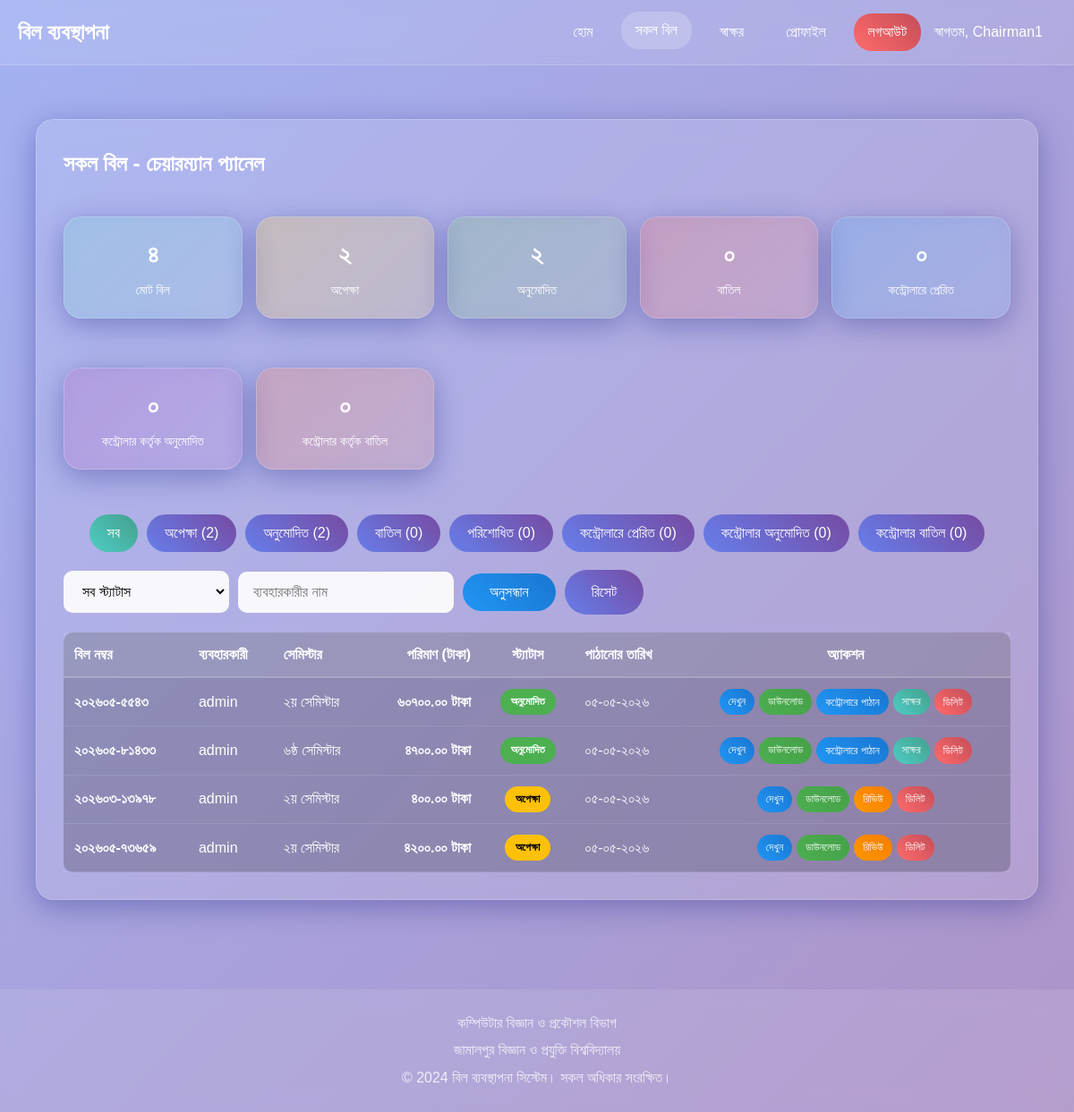
/all-bills/ (signed in), run on an earlier commit of the app's database.
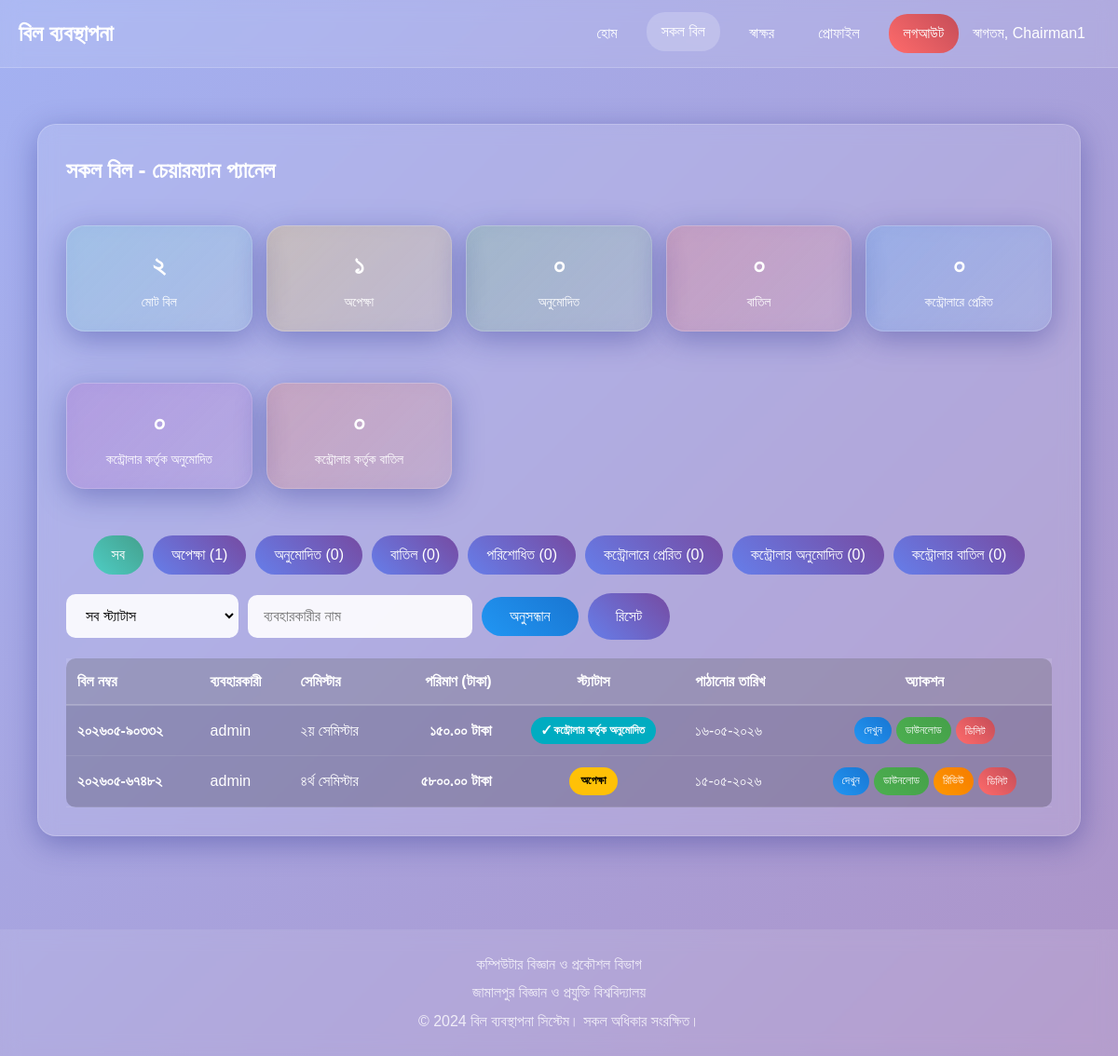
And on a later commit of the database.
### core/models.py (models this page shows, shortened)
class Bill(models.Model):
    DEGREE_CHOICES = [
        ('honors', 'অনার্স'),
        ('masters', 'মাস্টার্স'),
    ]
    BANK_CHOICES = [
        ('জনতা ব্যাংক', 'জনতা ব্যাংক'),
        ('ডাচ বাংলা ব্যাংক', 'ডাচ বাংলা ব্যাংক'),
        ('সোনালী ব্যাংক', 'সোনালী ব্যাংক'),
        ('ইসলামী ব্যাংক', 'ইসলামী ব্যাংক'),
    ]
    bank_name = models.CharField(max_length=50, choices=BANK_CHOICES, blank=True, null=True,
                                 verbose_name='ব্যাংকের নাম')
    bank_branch = models.CharField(max_length=100, blank=True, null=True, verbose_name='শাখা')
    account_number = models.CharField(max_length=50, blank=True, null=True, verbose_name='একাউন্ট নাম্বার')
    routing_number = models.CharField(max_length=50, blank=True, null=True, verbose_name='রাউটিং নাম্বার')
    SEMESTER_CHOICES = [
        ('১ম সেমিস্টার', '১ম সেমিস্টার'),
        ('২য় সেমিস্টার', '২য় সেমিস্টার'),
        ('৩য় সেমিস্টার', '৩য় সেমিস্টার'),
        ('৪র্থ সেমিস্টার', '৪র্থ সেমিস্টার'),
        ('৫ম সেমিস্টার', '৫ম সেমিস্টার'),
        ('৬ষ্ঠ সেমিস্টার', '৬ষ্ঠ সেমিস্টার'),
        ('৭ম সেমিস্টার', '৭ম সেমিস্টার'),
        ('৮ম সেমিস্টার', '৮ম সেমিস্টার'),
        ('মাস্টার্স', 'মাস্টার্স')
    ]
    STATUS_CHOICES = [
        ('draft', 'Draft'),
        ('pending', 'Pending'),
        ('approved', 'Approved'),
        ('rejected', 'Rejected'),
        ('paid', 'Paid'),
        ('sent_to_controller', 'Sent to Controller'),
        ('approved_by_controller', 'Approved by Controller'),
        ('rejected_by_controller', 'Rejected by Controller'),
    ]
    bill_number = models.CharField(max_length=50, unique=True, verbose_name='বিল নম্বর')
    voucher_number = models.CharField(max_length=50, unique=True, verbose_name='ভাউচার নম্বর')
    user = models.ForeignKey(User, on_delete=models.CASCADE, verbose_name='ব্যবহারকারী')
    semester = models.CharField(max_length=20, choices=SEMESTER_CHOICES, verbose_name='সেমিস্টার')
    department = models.CharField(max_length=100, default='কম্পিউটার বিজ্ঞান এবং প্রকৌশল', verbose_name='বিভাগ')
    bangla_date = models.CharField(max_length=50, verbose_name='বাংলা তারিখ')
    total_amount = models.DecimalField(max_digits=10, decimal_places=2, default=0, verbose_name='মোট টাকা')
    status = models.CharField(
        max_length=30,  # Changed from 20 to 30
        choices=STATUS_CHOICES,
        default='pending',
        verbose_name='স্ট্যাটাস'
    )
    approved_by = models.ForeignKey(
        User,
        on_delete=models.SET_NULL,
        null=True,
        blank=True,
        related_name='approved_bills',
        verbose_name='অনুমোদনকারী'
    )
    approved_at = models.DateTimeField(null=True, blank=True, verbose_name='অনুমোদনের সময়')
    remarks = models.TextField(blank=True, null=True, verbose_name='মন্তব্য')
    created_at = models.DateTimeField(auto_now_add=True)
    updated_at = models.DateTimeField(auto_now=True)
    is_hidden_from_chairman = models.BooleanField(default=False, verbose_name='চেয়ারম্যানের কাছে লুকানো')
    sent_at = models.DateTimeField(null=True, blank=True, verbose_name='পাঠানোর সময়')
    degree_type = models.CharField(max_length=10, choices=DEGREE_CHOICES, default='honors', verbose_name='ডিগ্রির ধরণ')
    user_signature_added = models.BooleanField(default=False, verbose_name='ব্যবহারকারীর স্বাক্ষর যুক্ত হয়েছে')
    chairman_signature_added = models.BooleanField(default=False, verbose_name='চেয়ারম্যানের স্বাক্ষর যুক্ত হয়েছে')
    sent_to_controller_at = models.DateTimeField(null=True, blank=True, verbose_name='কন্ট্রোলে পাঠানোর সময়')
    controller_approved_at = models.DateTimeField(null=True, blank=True, verbose_name='কন্ট্রোলার অনুমোদনের সময়')
    controller_approved_by = models.ForeignKey(
        User,
        on_delete=models.SET_NULL,
        null=True,
        blank=True,
        related_name='controller_approved_bills',
        verbose_name='কন্ট্রোলার অনুমোদনকারী'
    )
    class Meta:
        ordering = ['-created_at']
        verbose_name = 'বিল'
        verbose_name_plural = 'বিলগুলি'

### core/views.py (the view)
# urls.py: path('all-bills/', views.all_bills, name='all_bills'),
@login_required
@user_passes_test(is_admin)
def all_bills(request):
    chairman_username = request.user.username
    year_map = {
        'JSTUChairman1': '১ম বর্ষ',
        'JSTUChairman2': '২য় বর্ষ',
        'JSTUChairman3': '৩য় বর্ষ',
        'JSTUChairman4': '৪র্থ বর্ষ',
    }
    year_text = year_map.get(chairman_username, '')
    if year_text:
        bills = Bill.objects.exclude(status='draft').exclude(is_hidden_from_chairman=True).filter(
            remarks__icontains=year_text
        ).order_by('-sent_at', '-created_at')
    else:
        bills = Bill.objects.exclude(status='draft').exclude(is_hidden_from_chairman=True).order_by('-sent_at', '-created_at')
    status_filter = request.GET.get('status', '')
    user_filter = request.GET.get('user', '')
    if status_filter == 'sent_to_controller':
        bills = bills.filter(status='sent_to_controller')
    elif status_filter:
        bills = bills.filter(status=status_filter)
    if user_filter:
        bills = bills.filter(user__username__icontains=user_filter)
    paginator = Paginator(bills, 10)
    page_number = request.GET.get('page')
    page_obj = paginator.get_page(page_number)
    total_bills = bills.count()
    pending_count = Bill.objects.filter(status='pending').count()
    approved_count = Bill.objects.filter(status='approved').count()
    rejected_count = Bill.objects.filter(status='rejected').count()
    paid_count = Bill.objects.filter(status='paid').count()
    sent_to_controller_count = Bill.objects.filter(status='sent_to_controller').count()
    context = {
        'bills': page_obj,
        'status_filter': status_filter,
        'user_filter': user_filter,
        'total_bills': total_bills,
        'pending_count': pending_count,
        'approved_count': approved_count,
        'rejected_count': rejected_count,
        'paid_count': paid_count,
        'sent_to_controller_count': sent_to_controller_count,
    }
    return render(request, 'core/all_bills.html', context)

### core/templatetags/bangla_number.py (called while the page is built)
@register.filter
def bangla_number(value):
    try:
        return str(value).translate(english_to_bangla_digits)
    except Exception:
        return value

### core/views.py (called while the page is built)
def is_admin(user):
    return user.is_authenticated and user.profile.user_type in ['চেয়ারম্যান', 'অফিস সহকারী', 'কন্ট্রোলার']

### templates/core/all_bills.html (shortened to what the changed rows need)
{% extends 'base.html' %}
{% load bangla_number %}
{% block content %}
<div class="container">
    <div class="glass-card">
        <h2 style="color: white; margin-bottom: 20px;">
             সকল বিল - চেয়ারম্যান প্যানেল
        </h2>
        <div style="display: grid; grid-template-columns: repeat(auto-fit, minmax(180px, 1fr)); gap: 15px; margin-bottom: 30px;">
            <div class="glass-card" style="text-align: center; padding: 20px; background: linear-gradient(135deg, rgba(78, 205, 196, 0.2), rgba(78, 205, 196, 0.1));">
                <h3 style="color: #ffffff; margin: 0; font-size: 28px;">{{ total_bills|bangla_number }}</h3>
                <p style="color: white; margin: 5px 0 0; font-size: 14px;">মোট বিল</p>
            </div>
            <div class="glass-card" style="text-align: center; padding: 20px; background: linear-gradient(135deg, rgba(255, 193, 7, 0.2), rgba(255, 193, 7, 0.1));">
                <h3 style="color: #ffffff; margin: 0; font-size: 28px;">{{ pending_count|bangla_number }}</h3>
                <p style="color: white; margin: 5px 0 0; font-size: 14px;">অপেক্ষা</p>
            </div>
            <div class="glass-card" style="text-align: center; padding: 20px; background: linear-gradient(135deg, rgba(76, 175, 80, 0.2), rgba(76, 175, 80, 0.1));">
                <h3 style="color: #ffffff; margin: 0; font-size: 28px;">{{ approved_count|bangla_number }}</h3>
                <p style="color: white; margin: 5px 0 0; font-size: 14px;">অনুমোদিত</p>
            </div>
        </div>
        <div style="margin-bottom: 20px;">
            <div style="display: flex; gap: 10px; flex-wrap: wrap; justify-content: center;">
                <a href="?status=" class="btn {% if not status_filter %}btn-primary{% else %}btn-secondary{% endif %}"
                   style="padding: 8px 20px;">
                     সব
                </a>
                <a href="?status=pending" class="btn {% if status_filter == 'pending' %}btn-warning{% else %}btn-secondary{% endif %}"
                   style="padding: 8px 20px;">
                     অপেক্ষা ({{ pending_count }})
                </a>
                <a href="?status=approved" class="btn {% if status_filter == 'approved' %}btn-success{% else %}btn-secondary{% endif %}"
                   style="padding: 8px 20px;">
                     অনুমোদিত ({{ approved_count }})
                </a>
                <a href="?status=rejected" class="btn {% if status_filter == 'rejected' %}btn-danger{% else %}btn-secondary{% endif %}"
                   style="padding: 8px 20px;">
                     বাতিল ({{ rejected_count }})
                </a>
                <a href="?status=paid" class="btn {% if status_filter == 'paid' %}btn-info{% else %}btn-secondary{% endif %}"
                   style="padding: 8px 20px;">
                     পরিশোধিত ({{ paid_count }})
                </a>
                <a href="?status=sent_to_controller" class="btn {% if status_filter == 'sent_to_controller' %}btn-primary{% else %}btn-secondary{% endif %}"
                   style="padding: 8px 20px;">
                     কন্ট্রোলারে প্রেরিত ({{ sent_to_controller_count|default:0 }})
                </a>
                <a href="?status=approved_by_controller" class="btn {% if status_filter == 'approved_by_controller' %}btn-purple{% else %}btn-secondary{% endif %}"
                   style="padding: 8px 20px;">
                     কন্ট্রোলার অনুমোদিত ({{ approved_by_controller_count|default:0 }})
                </a>
                <a href="?status=rejected_by_controller" class="btn {% if status_filter == 'rejected_by_controller' %}btn-orange{% else %}btn-secondary{% endif %}"
                   style="padding: 8px 20px;">
                     কন্ট্রোলার বাতিল ({{ rejected_by_controller_count|default:0 }})
                </a>
            </div>
        </div>
        {% if bills %}
        <div style="overflow-x: auto;">
            <table style="width: 100%; border-collapse: collapse; color: white;">
                <thead>
                    <tr style="background: rgba(255,255,255,0.1); border-bottom: 2px solid rgba(255,255,255,0.2);">
                        <th style="padding: 12px; text-align: left;">বিল নম্বর</th>
                        <th style="padding: 12px; text-align: left;">ব্যবহারকারী</th>
                        <th style="padding: 12px; text-align: left;">সেমিস্টার</th>
                        <th style="padding: 12px; text-align: right;">পরিমাণ (টাকা)</th>
                        <th style="padding: 12px; text-align: center;">স্ট্যাটাস</th>
                        <th style="padding: 12px; text-align: left;">পাঠানোর তারিখ</th>
                        <th style="padding: 12px; text-align: center;">অ্যাকশন</th>
                    </tr>
                </thead>
                <tbody>
                    {% for bill in bills %}
                    <tr style="border-bottom: 1px solid rgba(255,255,255,0.1);">
                        <td style="padding: 12px;">
                            <strong>{{ bill.bill_number|bangla_number }}</strong>
                        </td>
                        <td style="padding: 12px;">
                            {{ bill.user.get_full_name|default:bill.user.username }}
                        </td>
                        <td style="padding: 12px;">
                            {{ bill.semester }}
                        </td>
                        <td style="padding: 12px; text-align: right;">
                            <strong>{{ bill.total_amount|floatformat:2|bangla_number }} টাকা</strong>
                        </td>
                        <td style="padding: 12px; text-align: center;">
                            {% if bill.status == 'pending' %}
                                <span class="status-badge status-pending">অপেক্ষা</span>
                            {% elif bill.status == 'approved' %}
                                <span class="status-badge status-approved">অনুমোদিত</span>
                            {% elif bill.status == 'rejected' %}
                                <span class="status-badge status-rejected">বাতিল</span>
                            {% elif bill.status == 'paid' %}
                                <span class="status-badge status-paid">পরিশোধিত</span>
                            {% elif bill.status == 'sent_to_controller' %}
                                <span class="status-badge status-sent-to-controller">কন্ট্রোলারে প্রেরিত</span>
                            {% elif bill.status == 'approved_by_controller' %}
                                <span class="status-badge status-approved-by-controller">✓ কন্ট্রোলার কর্তৃক অনুমোদিত</span>
                            {% elif bill.status == 'rejected_by_controller' %}
                                <span class="status-badge status-rejected-by-controller">✗ কন্ট্রোলার কর্তৃক বাতিল</span>
                            {% endif %}
                        </td>
                        <td style="padding: 12px;">
                            {% if bill.sent_at %}
                                {{ bill.sent_at|date:"d-m-Y"|bangla_number }}
                            {% else %}
                                {{ bill.created_at|date:"d-m-Y"|bangla_number }}
                            {% endif %}
                        </td>
                        <td style="padding: 12px; text-align: center;">
                            <div style="display: flex; gap: 5px; justify-content: center; flex-wrap: wrap;">
                                <a href="{% url 'view_bill_pdf' bill.id %}" target="_blank"
                                   class="btn btn-info" style="padding: 5px 10px; font-size: 12px;">
                                     দেখুন
                                </a>
                                <a href="{% url 'download_bill' bill.id %}"
                                   class="btn btn-success" style="padding: 5px 10px; font-size: 12px;">
                                     ডাউনলোড
                                </a>
                                {% if bill.status == 'pending' %}
                                    <a href="{% url 'update_bill_status' bill.id %}"
                                       class="btn btn-warning" style="padding: 5px 10px; font-size: 12px;">
                                         রিভিউ
                                    </a>
                                {% elif bill.status == 'approved' %}
                                    <button onclick="openSendToControllerModal('{{ bill.id }}', '{{ bill.bill_number }}')"
                                            class="btn btn-primary" style="padding: 5px 10px; font-size: 12px; background: linear-gradient(45deg, #2196F3, #1976D2);">
                                         কন্ট্রোলারে পাঠান
                                    </button>
                                {% endif %}
                                {% if bill.status == 'approved' and request.user.profile.user_type == 'চেয়ারম্যান' %}
                                <a href="{% url 'add_signature_to_bill_chairman' bill.id %}"
                                   class="btn btn-primary" style="padding: 5px 10px; font-size: 12px; background: linear-gradient(45deg, #4ECDC4, #44A08D);">
                                     সাক্ষর
                                </a>
                                {% endif %}
                                <button onclick="confirmDelete('{{ bill.id }}', '{{ bill.bill_number }}', '{{ bill.status }}')"
                                        class="btn btn-danger" style="padding: 5px 10px; font-size: 12px;">
                                     ডিলিট
                                </button>
                            </div>
                        </td>
                    </tr>
                    {% endfor %}
                </tbody>
            </table>
        </div>
        {% else %}
        <div style="text-align: center; padding: 50px;">
            <i class="fas fa-inbox" style="font-size: 64px; color: rgba(255,255,255,0.5);"></i>
            <p style="color: white; margin-top: 20px;">কোনো বিল পাওয়া যায়নি।</p>
        </div>
        {% endif %}
    </div>
</div>
{% endblock %}

What changed in the data, as far as the page shows it:
removed Bill: bill_number|bangla_number "২০২৬০৫-৫৫৪৩", user.get_full_name "admin", semester "২য় সেমিস্টার", total_amount|bangla_number "৬০৭০০.০০", status "অনুমোদিত", sent_at|bangla_number "০৫-০৫-২০২৬"
removed Bill: bill_number|bangla_number "২০২৬০৫-৮১৪৩৩", user.get_full_name "admin", semester "৬ষ্ঠ সেমিস্টার", total_amount|bangla_number "৪৭০০.০০", status "অনুমোদিত", sent_at|bangla_number "০৫-০৫-২০২৬"
removed Bill: bill_number|bangla_number "২০২৬০৩-১৩৯৭৮", user.get_full_name "admin", semester "২য় সেমিস্টার", total_amount|bangla_number "৪০০.০০", status "অপেক্ষা", sent_at|bangla_number "০৫-০৫-২০২৬"
removed Bill: bill_number|bangla_number "২০২৬০৫-৭৩৬৫৯", user.get_full_name "admin", semester "২য় সেমিস্টার", total_amount|bangla_number "৪২০০.০০", status "অপেক্ষা", sent_at|bangla_number "০৫-০৫-২০২৬"
added Bill: bill_number|bangla_number "২০২৬০৫-৯০৩৩২", user.get_full_name "admin", semester "২য় সেমিস্টার", total_amount|bangla_number "১৫০.০০", shows "✓ কন্ট্রোলার কর্তৃক অনুমোদিত", sent_at|bangla_number "১৬-০৫-২০২৬"
added Bill: bill_number|bangla_number "২০২৬০৫-৬৭৪৮২", user.get_full_name "admin", semester "৪র্থ সেমিস্টার", total_amount|bangla_number "৫৮০০.০০", status "অপেক্ষা", sent_at|bangla_number "১৫-০৫-২০২৬"
Also different on the page:
{{ total_bills|bangla_number }}: "৪" → "২"
{{ pending_count|bangla_number }}: "২" → "১"
{{ approved_count|bangla_number }}: "২" → "০"
{{ pending_count }}: "2" → "1"
{{ approved_count }}: "2" → "0"
